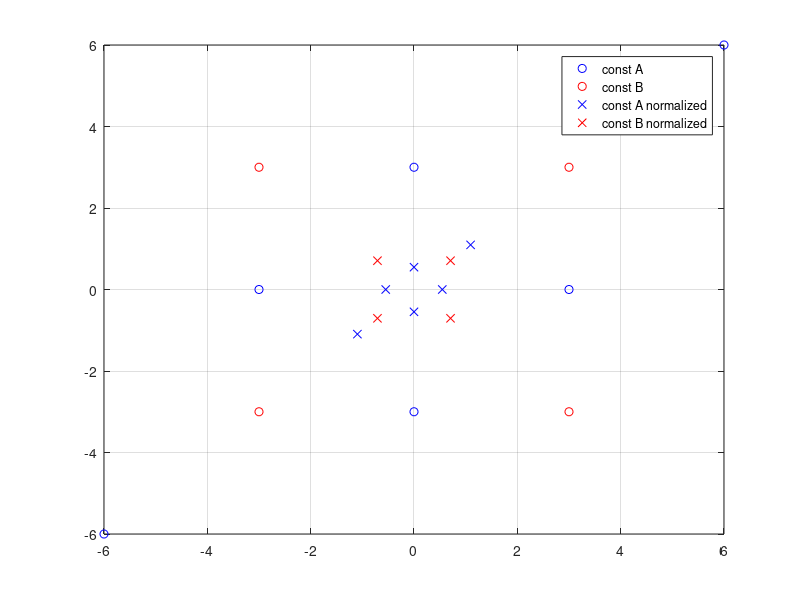

Here is the MATLAB script that generated this plot:
const_blue = [-6-6i,-3i,3i,-3,3,6+6i];
const_red = [-3-3i,-3+3i,3-3i,3+3i];
average_energy_blue = sum(abs(const_blue).^2*1/length(const_blue))
average_energy_red = sum(abs(const_red).^2*1/length(const_red))

const_blue_norm = const_blue/sqrt(average_energy_blue);
const_red_norm = const_red/sqrt(average_energy_red);

plot(const_blue,'bo'),hold on,grid on
plot(const_red,'ro')
plot(const_blue_norm,'bx')
plot(const_red_norm,'rx')

legend("const A","const B","const A normalized","const B normalized")
% 3.2 observations
%Because of the points with higher energy in the blue constellation, after normalization, the points with %lower energy are closer to each other, which leads to less resilience to noise. Thus the blue %constellation is not very efficient.
